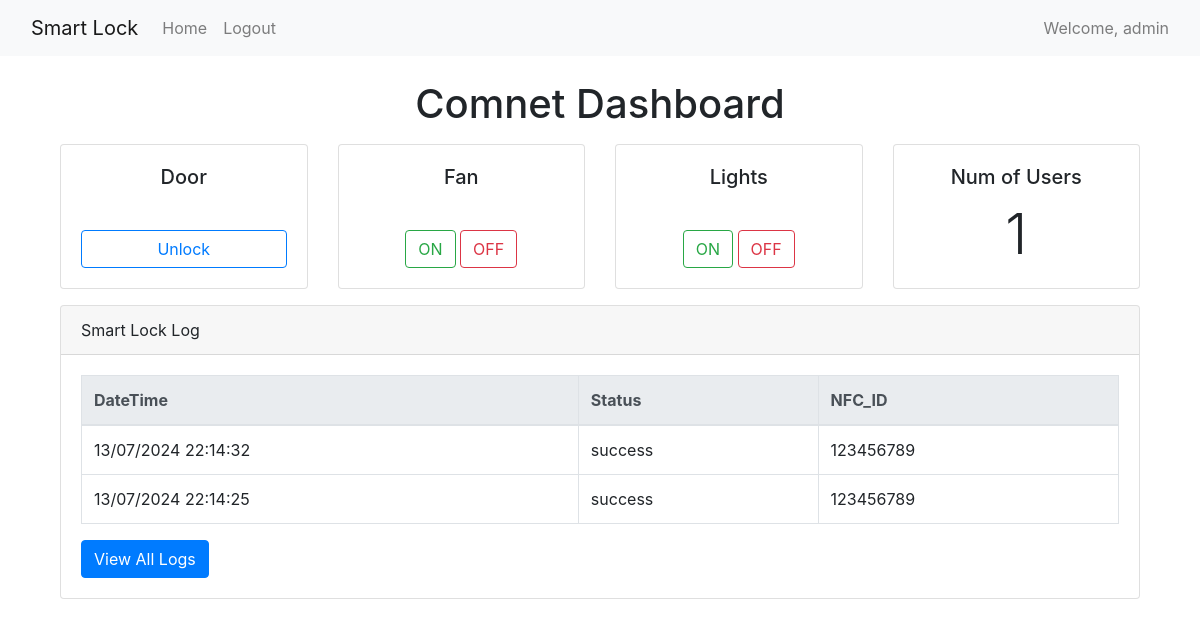
Page / (signed in) on the earlier database version.
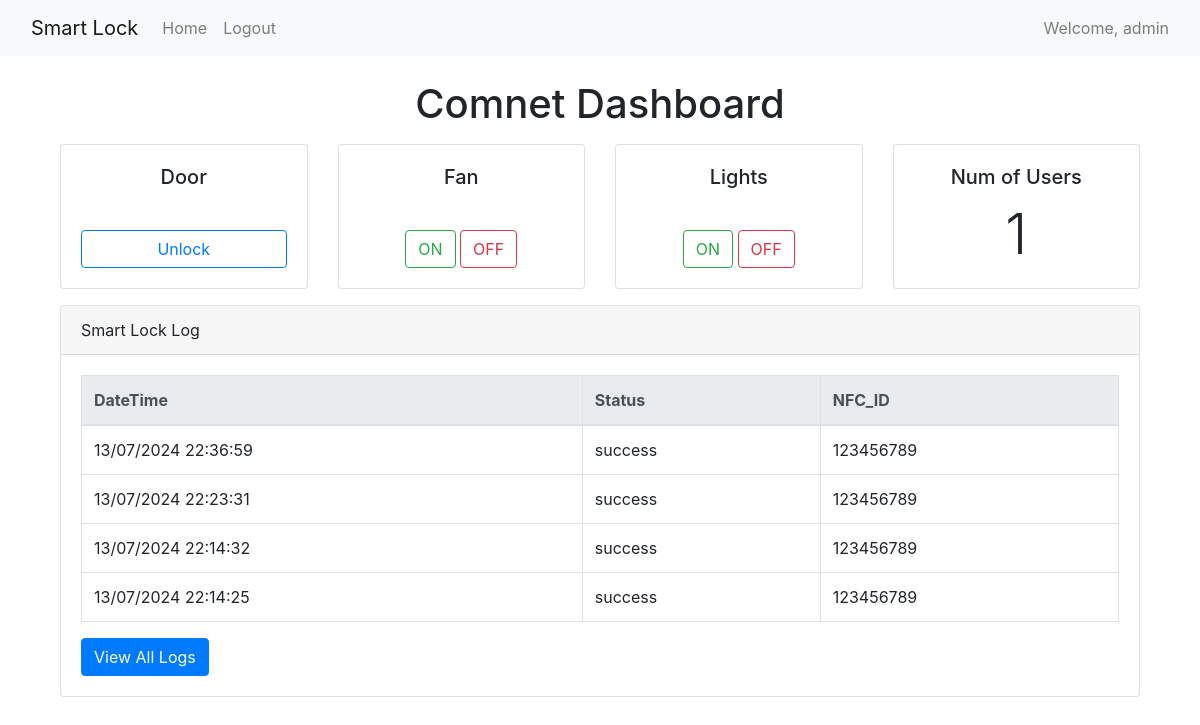
Same page on the later database version.
### models.py (models this page shows, shortened)
class User(db.Model, UserMixin):
    __tablename__ = 'user'
    id = db.Column(db.Integer, primary_key=True)
    name = db.Column(db.String(150), nullable=False)
    username = db.Column(db.String(150), unique=True, nullable=False)
    password_hash = db.Column(db.String(150), nullable=False)
    nfc_tags = db.relationship('NfcTag', backref='user', lazy=True)

class DoorLog(db.Model):
    __tablename__ = 'door_log'
    id = db.Column(db.Integer, primary_key=True)
    nfc_id = db.Column(db.Integer, db.ForeignKey('nfc_tag.nfc_id'), nullable=False)
    timestamp = db.Column(db.DateTime, default=datetime.utcnow, nullable=False)
    status = db.Column(db.String(150), nullable=False)

### app.py (the view)
@app.route('/')
@login_required
def index():
    num_users = User.query.count()
    door_logs = DoorLog.query.order_by(DoorLog.timestamp.desc()).limit(5).all()
    return render_template('index.html', num_users=num_users, door_logs=door_logs)

### app.py (called while the page is built)
@login_manager.user_loader
def load_user(user_id):
    return User.query.get(int(user_id))

@app.context_processor
def inject_user():
    return dict(current_user=current_user)

### templates/index.html (shortened to what this page needs)
{% extends "base.html" %}
{% block content %}
    <div class="container">
        <h1 class="text-center">Comnet Dashboard</h1>
        <div class="row my-3 g-3">
            <div class="col-md-3 col-sm-6">
                <div class="card h-100 text-center">
                    <div class="card-body d-flex flex-column justify-content-center">
                        <h5 class="card-title">Door</h5>
                        <button class="btn btn-outline-primary mt-auto" onclick="window.location.href='{{ url_for('send_data', client='door', message='unlock') }}'">Unlock</button>
                    </div>
                </div>
            </div>
            <div class="col-md-3 col-sm-6">
                <div class="card h-100 text-center">
                    <div class="card-body d-flex flex-column justify-content-center">
                        <h5 class="card-title">Fan</h5>
                        <div class="mt-auto">
                            <button class="btn btn-outline-success" onclick="window.location.href='{{ url_for('send_data', client='fan', message='fan_on') }}'">ON</button>
                            <button class="btn btn-outline-danger" onclick="window.location.href='{{ url_for('send_data', client='fan', message='fan_off') }}'">OFF</button>
                        </div>
                    </div>
                </div>
            </div>
            <div class="col-md-3 col-sm-6">
                <div class="card h-100 text-center">
                    <div class="card-body d-flex flex-column justify-content-center">
                        <h5 class="card-title">Lights</h5>
                        <div class="mt-auto">
                            <button class="btn btn-outline-success" onclick="window.location.href='{{ url_for('send_data', client='light', message='light_on') }}'">ON</button>
                            <button class="btn btn-outline-danger" onclick="window.location.href='{{ url_for('send_data', client='light', message='light_off') }}'">OFF</button>
                        </div>
                    </div>
                </div>
            </div>
            <div class="col-md-3 col-sm-6">
                <div class="card h-100 text-center">
                    <div class="card-body d-flex flex-column justify-content-center">
                        <h5 class="card-title">Num of Users</h5>
                        <p class="card-text display-4 mt-auto">{{ num_users }}</p>
                    </div>
                </div>
            </div>
        </div>
        <div class="row my-3">
            <div class="col-12">
                <div class="card">
                    <div class="card-header">
                        Smart Lock Log
                    </div>
                    <div class="card-body">
                        <table class="table table-bordered" id="door_attempt_table">
                            <thead class="thead-light">
                                <tr>
                                    <th scope="col">DateTime</th>
                                    <th scope="col">Status</th>
                                    <th scope="col">NFC_ID</th>
                                </tr>
                            </thead>
                            <tbody>
                                {% for log in door_logs %}
                                    <tr>
                                        <td>{{ log.timestamp.strftime('%d/%m/%Y %H:%M:%S') }}</td>
                                        <td>{{ log.status }}</td>
                                        <td>{{ log.nfc_id }}</td>
                                    </tr>
                                {% endfor %}
                            </tbody>
                        </table>
                        <a href="{{ url_for('logs') }}" class="btn btn-primary">View All Logs</a>
                    </div>
                </div>
            </div>
        </div>
    </div>
{% endblock %}

### templates/base.html (shortened to what this page needs)
<!DOCTYPE html>
<html lang="en">
<head>
    <link rel="stylesheet" type="text/css" href="{{ url_for('static', filename='css/bootstrap/bootstrap.min.css') }}">
</head>
<body>
    <nav class="navbar navbar-expand-lg navbar-light bg-light">
        <div class="container-fluid">
            <a class="navbar-brand" href="{{ url_for('index') }}">Smart Lock</a>
            <div class="collapse navbar-collapse justify-content-between" id="navbarNav">
                <ul class="navbar-nav">
                    <li class="nav-item"><a class="nav-link" href="{{ url_for('index') }}">Home</a></li>
                    {% if current_user.is_authenticated %}
                        <li class="nav-item"><a class="nav-link" href="{{ url_for('logout') }}">Logout</a></li>
                    {% else %}
                        <li class="nav-item"><a class="nav-link" href="{{ url_for('login') }}">Login</a></li>
                        <li class="nav-item"><a class="nav-link" href="{{ url_for('register') }}">Register</a></li>
                    {% endif %}
                </ul>
                {% if current_user.is_authenticated %}
                <span class="navbar-text">
                    Welcome, {{ current_user.username }}
                </span>
                {% endif %}
            </div>
        </div>
    </nav>
    <div class="container mt-4">
        {% block content %}{% endblock %}
    </div>
</body>
</html>

Differences in the rows shown:
added DoorLog: timestamp "13/07/2024 22:36:59", status "success", nfc_id "123456789"
added DoorLog: timestamp "13/07/2024 22:23:31", status "success", nfc_id "123456789"
